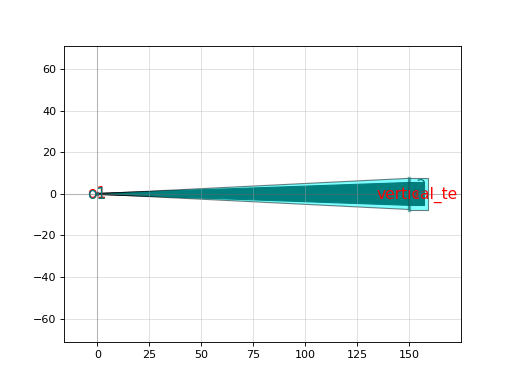

This figure's Python source:
import gdsfactory as gf

c = gf.components.grating_coupler_rectangular_arbitrary_slab(gaps=(0.2, 0.2, 0.2, 0.2, 0.2, 0.2, 0.2, 0.2, 0.2, 0.2), widths=(0.5, 0.5, 0.5, 0.5, 0.5, 0.5, 0.5, 0.5, 0.5, 0.5), wg_width=0.5, width_grating=11.0, length_taper=150.0, layer=(1, 0), polarization='te', wavelength=1.55, layer_slab=(2, 0), slab_offset=2.0)
c.plot()
